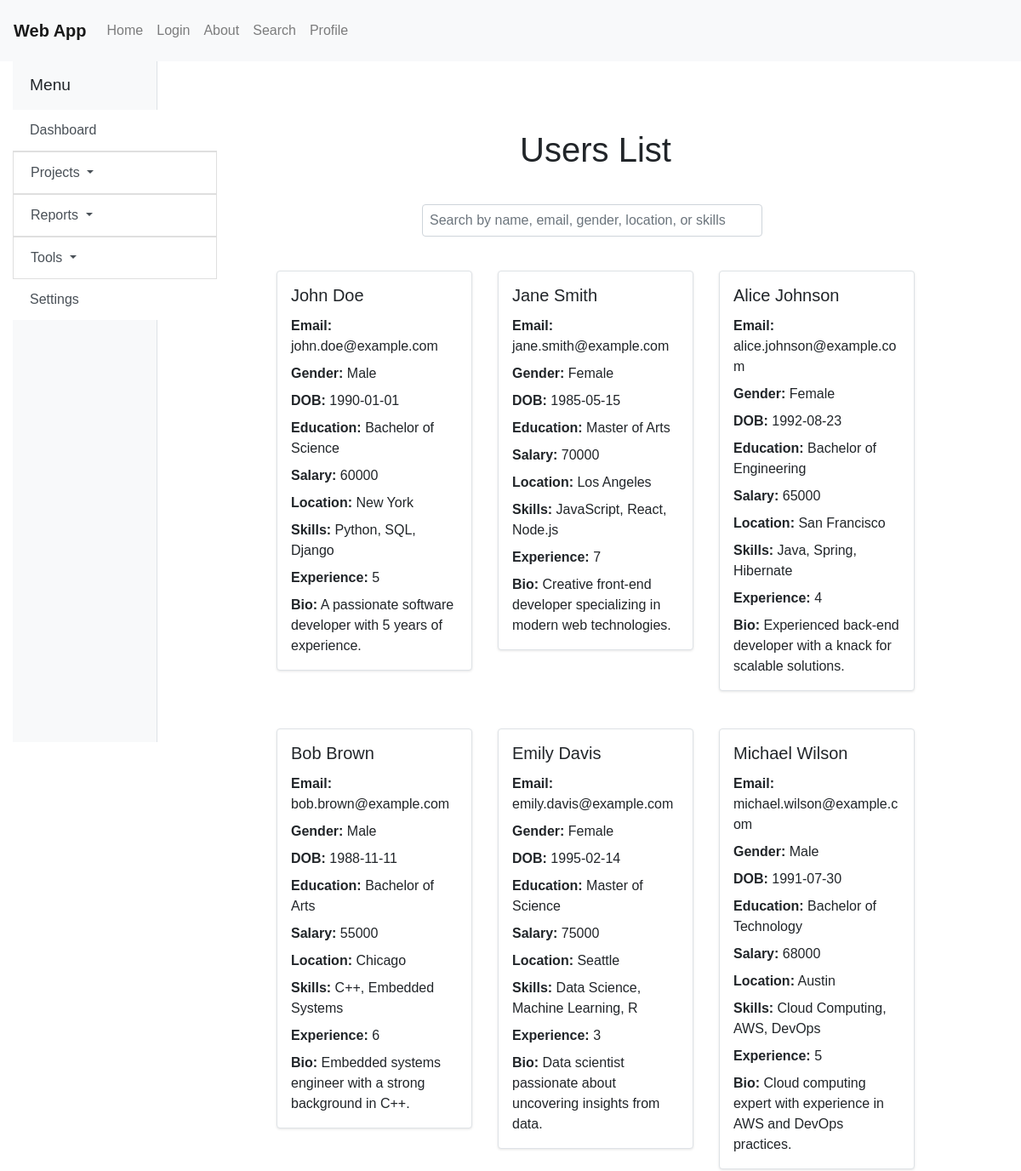
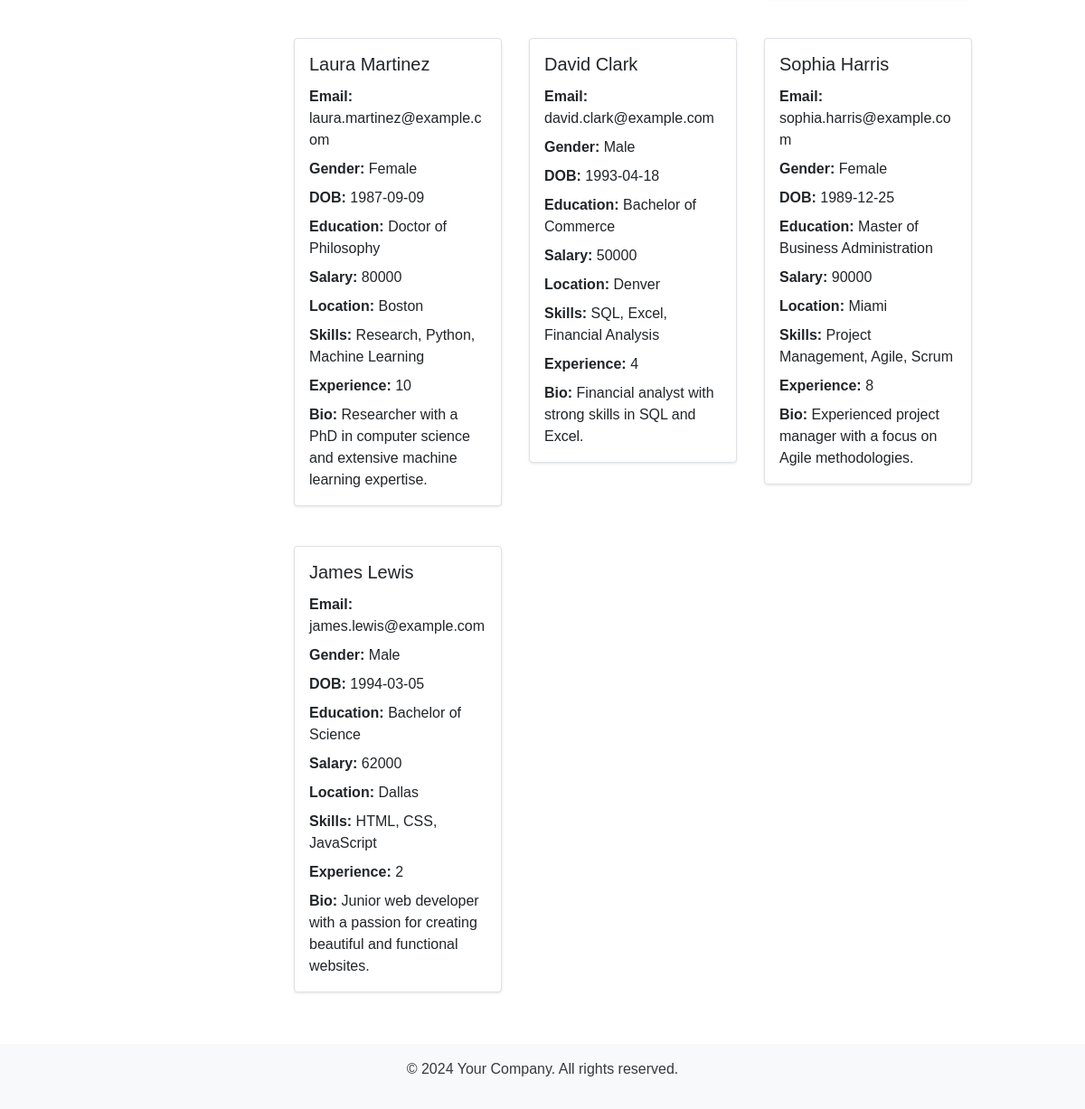
Screenshot of /search with the database file from the repository (2 pictures, top to bottom).
### tables this page shows
CREATE TABLE user_profile (
    id INTEGER PRIMARY KEY AUTOINCREMENT,
    user_id INTEGER,
    name TEXT NOT NULL,
    email TEXT NOT NULL,
    gender TEXT NOT NULL,
    dob TEXT NOT NULL,
    education TEXT NOT NULL,
    salary INTEGER,
    location TEXT,
    skills TEXT,
    experience INTEGER,
    bio TEXT,
    FOREIGN KEY (user_id) REFERENCES users(id)
);

### app.py (the view)
@app.route('/search')
def search_page():
    conn = sqlite3.connect(DATABASE)
    c = conn.cursor()
    c.execute('SELECT * FROM user_profile')
    profiles = c.fetchall()
    conn.close()
    return render_template('search.html', users=profiles)

### templates/search.html (shortened to what this page needs)
{% extends "layout.html" %}
{% block content %}
<main class="container mt-5">
    <div class="row justify-content-center">
        <div class="col-md-10">
            <h1 class="text-center mb-4">Users List</h1>
            <form class="form-inline mb-4 justify-content-center">
                <input type="text" class="form-control mr-2" id="search" name="search" onkeyup="filterUsers()" placeholder="Search by name, email, gender, location, or skills">
            </form>
            <div id="users-list" class="row">
                {% for user in users %}
                <div class="col-md-4 mb-4 user-card">
                    <div class="card">
                        <div class="card-body">
                            <h5 class="card-title">{{ user[2] }}</h5>
                            <p class="card-text"><strong>Email:</strong> {{ user[3] }}</p>
                            <p class="card-text"><strong>Gender:</strong> {{ user[4] }}</p>
                            <p class="card-text"><strong>DOB:</strong> {{ user[5] }}</p>
                            <p class="card-text"><strong>Education:</strong> {{ user[6] }}</p>
                            <p class="card-text"><strong>Salary:</strong> {{ user[7] }}</p>
                            <p class="card-text"><strong>Location:</strong> {{ user[8] }}</p>
                            <p class="card-text"><strong>Skills:</strong> {{ user[9] }}</p>
                            <p class="card-text"><strong>Experience:</strong> {{ user[10] }}</p>
                            <p class="card-text"><strong>Bio:</strong> {{ user[11] }}</p>
                        </div>
                    </div>
                </div>
                {% endfor %}
            </div>
        </div>
    </div>
</main>
{% endblock %}

### static/css/styles.css (style rules this page uses)
body { min-height: 100vh; display: flex; flex-direction: column; font-family: Arial, sans-serif; }
main { flex: 1; }
main.container { padding: 2rem; }
main.container .form-inline { justify-content: center; }
#users-list .card { margin-bottom: 20px; }
.card { border: 1px solid #dee2e6; border-radius: 0.25rem; box-shadow: 0 1px 3px rgba(0, 0, 0, 0.1); }
.card-body { padding: 1rem; }
.card-title { font-size: 1.25rem; margin-bottom: 0.75rem; }
.card-text { margin-bottom: 0.5rem; }
.user-card .card { transition: transform 0.2s; }
#search { width: 100%; max-width: 400px; padding: 0.5rem; margin: 1rem 0; font-size: 1rem; }

### rows the page displays
user_profile: name "John Doe", email "john.doe@example.com", gender "Male", dob "1990-01-01", education "Bachelor of Science", salary "60000", location "New York", skills "Python, SQL, Django", experience "5", bio "A passionate software developer with 5 years of experience."
user_profile: name "Jane Smith", email "jane.smith@example.com", gender "Female", dob "1985-05-15", education "Master of Arts", salary "70000", location "Los Angeles", skills "JavaScript, React, Node.js", experience "7", bio "Creative front-end developer specializing in modern web technologies."
user_profile: name "Alice Johnson", email "alice.johnson@example.com", gender "Female", dob "1992-08-23", education "Bachelor of Engineering", salary "65000", location "San Francisco", skills "Java, Spring, Hibernate", experience "4", bio "Experienced back-end developer with a knack for scalable solutions."
user_profile: name "Bob Brown", email "bob.brown@example.com", gender "Male", dob "1988-11-11", education "Bachelor of Arts", salary "55000", location "Chicago", skills "C++, Embedded Systems", experience "6", bio "Embedded systems engineer with a strong background in C++."
user_profile: name "Emily Davis", email "emily.davis@example.com", gender "Female", dob "1995-02-14", education "Master of Science", salary "75000", location "Seattle", skills "Data Science, Machine Learning, R", experience "3", bio "Data scientist passionate about uncovering insights from data."
user_profile: name "Michael Wilson", email "michael.wilson@example.com", gender "Male", dob "1991-07-30", education "Bachelor of Technology", salary "68000", location "Austin", skills "Cloud Computing, AWS, DevOps", experience "5", bio "Cloud computing expert with experience in AWS and DevOps practices."
user_profile: name "Laura Martinez", email "laura.martinez@example.com", gender "Female", dob "1987-09-09", education "Doctor of Philosophy", salary "80000", location "Boston", skills "Research, Python, Machine Learning", experience "10", bio "Researcher with a PhD in computer science and extensive machine learning expertise."
user_profile: name "David Clark", email "david.clark@example.com", gender "Male", dob "1993-04-18", education "Bachelor of Commerce", salary "50000", location "Denver", skills "SQL, Excel, Financial Analysis", experience "4", bio "Financial analyst with strong skills in SQL and Excel."
user_profile: name "Sophia Harris", email "sophia.harris@example.com", gender "Female", dob "1989-12-25", education "Master of Business Administration", salary "90000", location "Miami", skills "Project Management, Agile, Scrum", experience "8", bio "Experienced project manager with a focus on Agile methodologies."
user_profile: name "James Lewis", email "james.lewis@example.com", gender "Male", dob "1994-03-05", education "Bachelor of Science", salary "62000", location "Dallas", skills "HTML, CSS, JavaScript", experience "2", bio "Junior web developer with a passion for creating beautiful and functional websites."
